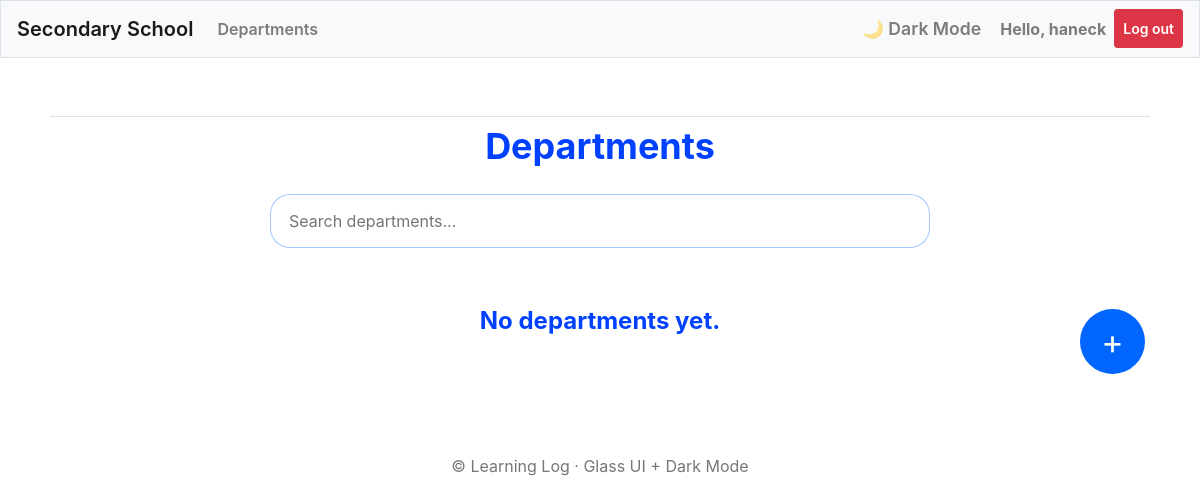
Before: /departments/ (signed in) with the older database file.
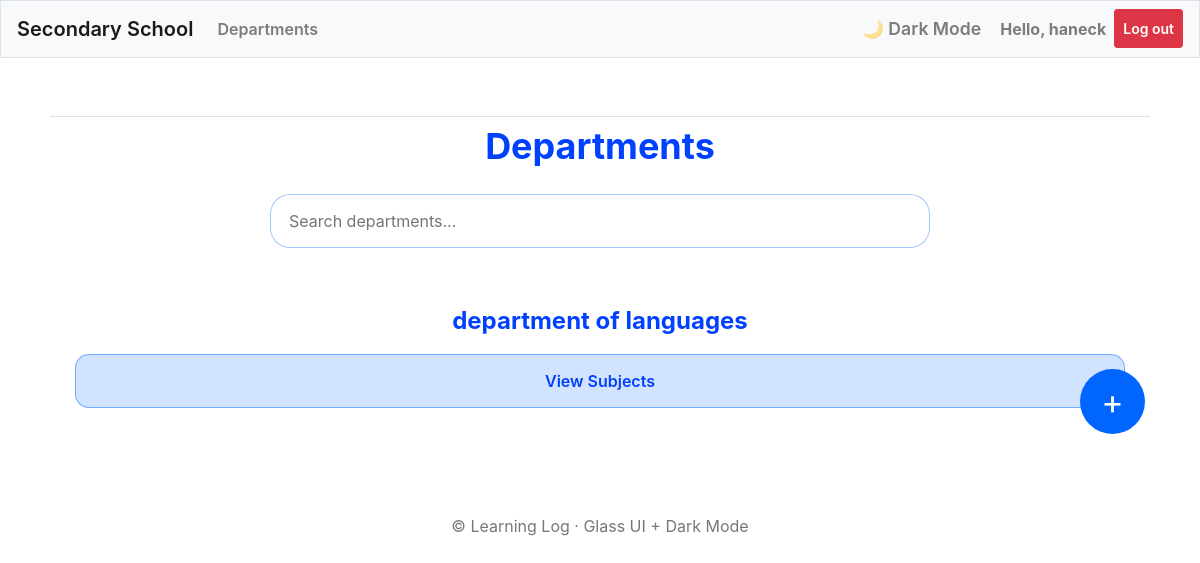
After: the same page with the newer database file.
### school_app/models.py (models this page shows, shortened)
class Departments(models.Model):
    text = models.CharField(max_length=300)
    date_added = models.DateTimeField(auto_now_add=True)
    owner = models.ForeignKey(User, on_delete=models.CASCADE)
    class Meta:
        verbose_name_plural = 'departments'

### school_app/views.py (the view)
# urls.py: path('departments/', views.departments, name='departments'),
@login_required()
def departments(request):
    departments = Departments.objects.filter(owner= request.user).order_by('-date_added')
    context = {'departments': departments}
    return render(request, 'school_app/departments.html', context)

### school_app/templates/school_app/departments.html (shortened to what this page needs)
{% extends "school_app/base.html" %}
{% block content %}
<h2 class="page-title">Departments</h2>
<div class="search-box">
    <input class="search-input" type="text" placeholder="Search departments...">
</div>
<div class="dept-grid">
    {% for department in departments %}
        <div class="glass-card">
            <div class="glass-title">{{ department.text }}</div>
            <a class="glass-btn"
               href="{% url 'school_app:subjects' department.id %}">
                View Subjects
            </a>
        </div>
    {% empty %}
        <div class="glass-card">
            <div class="glass-title">No departments yet.</div>
        </div>
    {% endfor %}
</div>
<a href="{% url 'school_app:new_department' %}">
    <button class="fab">+</button>
</a>
{% endblock content %}

### school_app/templates/school_app/base.html (shortened to what this page needs)
{% load bootstrap4 %}
<!doctype html>
<html lang="en">
<head>
    {% bootstrap_css %}
</head>
<body class="fade-in">
<nav class="navbar navbar-expand-md navbar-light bg-light mb-3 border fade-in">
    <a class="navbar-brand" href="{% url 'school_app:index' %}">Secondary School</a>
    <div class="collapse navbar-collapse" id="mainNav">
        <ul class="navbar-nav mr-auto slide-up">
            <li class="nav-item">
                <a class="nav-link" href="{% url 'school_app:departments' %}">Departments</a>
            </li>
        </ul>
        <ul class="navbar-nav ml-auto slide-up">
            <li class="nav-item">
                <span id="darkModeToggle" class="nav-link">
                    🌙 Dark Mode
                </span>
            </li>
            {% if user.is_authenticated %}
                <li class="nav-item">
                    <span class="nav-link font-weight-bold">
                        Hello, {{ user.username }}
                    </span>
                </li>
                <li class="nav-item">
                    <form action="{% url 'users:logout' %}" method="post" style="display:inline;">
                        <button type="submit" class="nav-link btn btn-danger btn-sm text-white">
                            Log out
                        </button>
                    </form>
                </li>
            {% endif %}
        </ul>
    </div>
</nav>
<main class="container main-container slide-up">
    <div class="pb-2 mb-2 border-bottom">
    </div>
    <div>
        {% block content %}{% endblock content %}
    </div>
</main>
<div class="footer slide-up">
    &copy; {{ now|date:"Y" }} Learning Log · Glass UI + Dark Mode
</div>
</body>
</html>

### school_app/templates/school_app/base.html (style rules this page uses)
.nav-link, .navbar-brand { font-weight: 600; transition: 0.4s; }
.fade-in { animation: fadeIn 0.9s ease forwards; }
.slide-up { animation: slideUp 0.9s ease forwards; }
.main-container { margin-top: 30px; padding: 20px; }
#darkModeToggle { cursor: pointer; font-size: 1.1rem; padding: 6px 10px; border-radius: 8px; border: 1px solid transparent; }
.footer { text-align: center; padding: 15px; margin-top: 40px; color: #777; }

### school_app/templates/school_app/departments.html (style rules this page uses)
.page-title { color: #0040ff; font-weight: 700; font-size: 36px; text-align: center; margin-bottom: 25px; animation: fadeDown .7s ease-out; }
.search-box { display: flex; justify-content: center; margin-bottom: 30px; }
.search-input { width: 60%; padding: 14px 18px; border-radius: 20px; border: 1px solid rgba(0,102,255,0.35); background: rgba(255,255,255,0.18); backdrop-filter: blur(12px); font-size: 16px; color: #0033cc; outline: none; transition: box-shadow .3s ease; }
.dept-grid { display: grid; grid-template-columns: repeat(auto-fit, minmax(260px, 1fr)); gap: 24px; margin-top: 20px; }
.glass-card { background: rgba(255, 255, 255, 0.18); backdrop-filter: blur(22px); -webkit-backdrop-filter: blur(22px); padding: 24px; border-radius: 22px; border: 1px solid rgba(255,255,255,0.28); text-align: center; transition: background .35s ease; animation: slideUp .8s ease; }
.glass-title { font-size: 24px; color: #0040ff; font-weight: 700; margin-bottom: 15px; }
.glass-btn { background: rgba(0,102,255,0.18); backdrop-filter: blur(12px); padding: 14px 22px; border-radius: 14px; border: 1px solid rgba(0,102,255,0.45); text-decoration: none; color: #0040ff; font-weight: 600; display: inline-block; transition: background .25s ease; width: 100%; position: relative; overflow: hidden; }
.glass-btn::after { content: ""; position: absolute; width: 0; height: 0; background: rgba(255,255,255,0.6); border-radius: 50%; pointer-events: none; transform: translate(-50%, -50%); opacity: 0; }
.fab { position: fixed; bottom: 25px; right: 25px; background: #0066ff; color: white; width: 65px; height: 65px; border-radius: 50%; border: none; font-size: 34px; cursor: pointer; transition: background .25s ease; }

Changed rows visible on the page:
added Departments: text "department of languages"
Other visible differences:
text no longer shown: "No departments yet."
